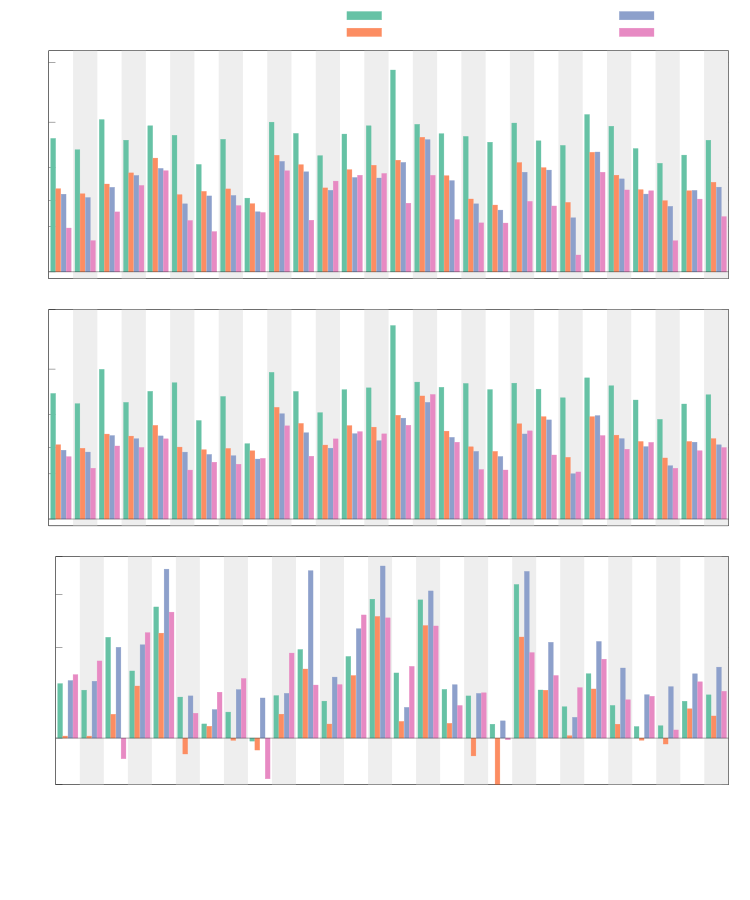

Source code (gnuplot):
set datafile separator ','

myOffset = 1
myWidth = 0.2
set style fill solid 1.0

#set boxwidth 0.5 relative
#set grid xtics

#set key right top
set key outside;
set key above;

set linetype 2 lc rgb "#66c2a5"
set linetype 3 lc rgb "#fc8d62"
set linetype 4 lc rgb "#8da0cb"
set linetype 5 lc rgb "#e78ac3"

set size 1,1
set origin 0,0

set logscale y
set format y "%.0f"

unset bmargin; unset lmargin; unset tmargin; unset rmargin
set multiplot layout 3,1

unset xtics

set arrow 1 front from graph 0, first myOffset to graph 1, first myOffset nohead ls -1
set ylabel "Relative execution time"

set yrange [0.9:30]

set size 1,0.325
set origin 0,0.675

set ytics (1, 2, 3, 5, 10, 25)

plot sample [x=0:56:1] '+' us (x/2-0.5):(31/(int(x)%4!=1)) with filledcurves x1 fc rgb "#EEEEEE" notitle, \
     'speed.csv' every ::1 using 0:($2/$6):($0-(1.6*myWidth)-myWidth/2.):($0-(1.6*myWidth)+myWidth/2.):(myOffset):($2/$6):xtic(1) with boxxyerror title "\\small Vericert-no-scheduling",\
     '' every ::1 using 0:($3/$6):($0-(0.55*myWidth)-myWidth/2.):($0-(0.55*myWidth)+myWidth/2.):(myOffset):($3/$6):xtic(1) with boxxyerror title "\\small Vericert-list-scheduling", \
     '' every ::1 using 0:($4/$6):($0+(0.55*myWidth)-myWidth/2.):($0+(0.55*myWidth)+myWidth/2.):(myOffset):($4/$6):xtic(1) with boxxyerror title "\\small Vericert-hyperblock-scheduling", \
     '' every ::1 using 0:($5/$6):($0+(1.6*myWidth)-myWidth/2.):($0+(1.6*myWidth)+myWidth/2.):(myOffset):($5/$6):xtic(1) with boxxyerror title "\\small Bambu-no-opt"

unset yrange
set yrange [0.9:25]

set ytics (1, 2, 3, 5, 10, 25)

set ylabel "Relative cycle count"

set size 1,0.275
set origin 0,0.4

plot sample [x=0:56:1] '+' us (x/2-0.5):(26/(int(x)%4!=1)) with filledcurves x1 fc rgb "#EEEEEE" notitle, \
     'cycles.csv' every ::1 using 0:($2/$6):($0-(1.6*myWidth)-myWidth/2.):($0-(1.6*myWidth)+myWidth/2.):(myOffset):($2/$6):xtic(1) with boxxyerror notitle,\
     '' every ::1 using 0:($3/$6):($0-(0.55*myWidth)-myWidth/2.):($0-(0.55*myWidth)+myWidth/2.):(myOffset):($3/$6):xtic(1) with boxxyerror notitle, \
     '' every ::1 using 0:($4/$6):($0+(0.55*myWidth)-myWidth/2.):($0+(0.55*myWidth)+myWidth/2.):(myOffset):($4/$6):xtic(1) with boxxyerror notitle, \
     '' every ::1 using 0:($5/$6):($0+(1.6*myWidth)-myWidth/2.):($0+(1.6*myWidth)+myWidth/2.):(myOffset):($5/$6):xtic(1) with boxxyerror notitle

set xtics scale 0 rotate by -90
unset yrange
set yrange [0.7:4]

set format y "%.1f"
set ytics (0.7, 1, 2, 3, 4)

set ylabel "Relative area"

set size 1,0.4
set origin 0,0

plot sample [x=0:56:1] '+' us (x/2-0.5):(5/(int(x)%4!=1)) with filledcurves x1 fc rgb "#EEEEEE" notitle, \
     'area.csv' every ::1 using 0:($2/$6):($0-(1.6*myWidth)-myWidth/2.):($0-(1.6*myWidth)+myWidth/2.):(myOffset):($2/$6):xtic(1) with boxxyerror notitle, \
     '' every ::1 using 0:($3/$6):($0-(0.55*myWidth)-myWidth/2.):($0-(0.55*myWidth)+myWidth/2.):(myOffset):($3/$6):xtic(1) with boxxyerror notitle, \
     '' every ::1 using 0:($4/$6):($0+(0.55*myWidth)-myWidth/2.):($0+(0.55*myWidth)+myWidth/2.):(myOffset):($4/$6):xtic(1) with boxxyerror notitle, \
     '' every ::1 using 0:($5/$6):($0+(1.6*myWidth)-myWidth/2.):($0+(1.6*myWidth)+myWidth/2.):(myOffset):($5/$6):xtic(1) with boxxyerror notitle

unset multiplot

#set key right bottom
#
#set size square
#
#set arrow from 0,0 to 2.6,2.6 nohead lc rgb 'grey'
#set arrow from 0,1 to 2.6,1 nohead lc rgb 'grey'
#set arrow from 1,0 to 1,3.5 nohead lc rgb 'grey'
#set xrange [0:2.6]
#set yrange [0:3.5]
#
#set ylabel "\\small Relative hyperlock scheduling area"
#set xlabel "\\small Relative list scheduling area"
#
#plot 'area.csv' using ($3/$6):($4/$6) with points pointtype 8 title "\\small Optimised Bambu", \
#     '' using ($3/$5):($4/$5) with points pointtype 8 title "\\small Bambu", \
#     '' using ($3/$2):($4/$2) with points pointtype 8 title "\\small Vericert"
